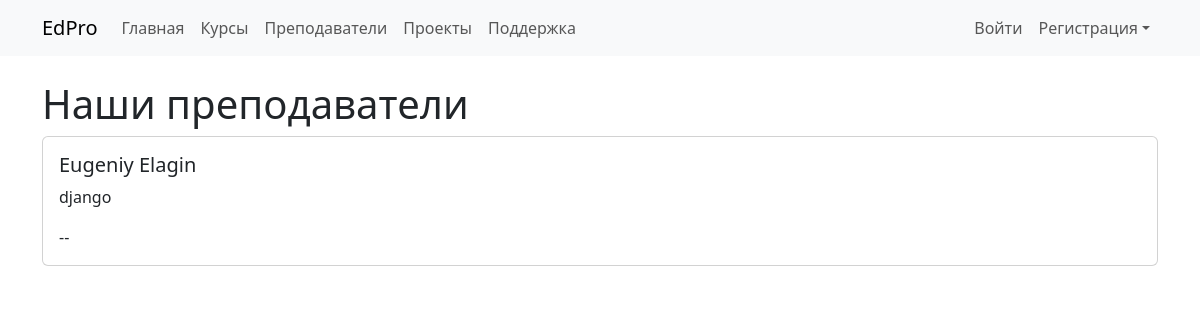
The page /tutors/ on the database its author committed.
### main/models.py (models this page shows, shortened)
class Tutor(models.Model):
    user = models.OneToOneField(User, on_delete=models.CASCADE, related_name='tutor_profile')
    bio = models.TextField(max_length=1000, blank=True)
    expertise = models.CharField(max_length=200)

### main/views.py (the view)
# urls.py: path('tutors/', views.TutorsView.as_view(), name='tutors'),
class TutorsView(ListView):
    model = Tutor
    template_name = 'main/tutors.html'
    context_object_name = 'tutors'

### main/context_processors.py (called while the page is built)
def user_role(request):
    if request.user.is_authenticated:
        is_tutor = hasattr(request.user, 'tutor_profile')
    else:
        is_tutor = False
    return {'is_tutor': is_tutor}

### main/templates/main/tutors.html (shortened to what this page needs)
{% extends "base.html" %}
{% block content %}
    <h1>Наши преподаватели</h1>
    {% for tutor in tutors %}
        <div class="card mb-3">
            <div class="card-body">
                <h5 class="card-title">{{ tutor.user.get_full_name|default:tutor.user.username }}</h5>
                <p class="card-text">{{ tutor.expertise }}</p>
                <p class="card-text">{{ tutor.bio|truncatewords:30 }}</p>
            </div>
        </div>
    {% endfor %}
{% endblock %}

### rows shown on the page
Tutor: user.get_full_name "Eugeniy Elagin", expertise "django", bio "--"
